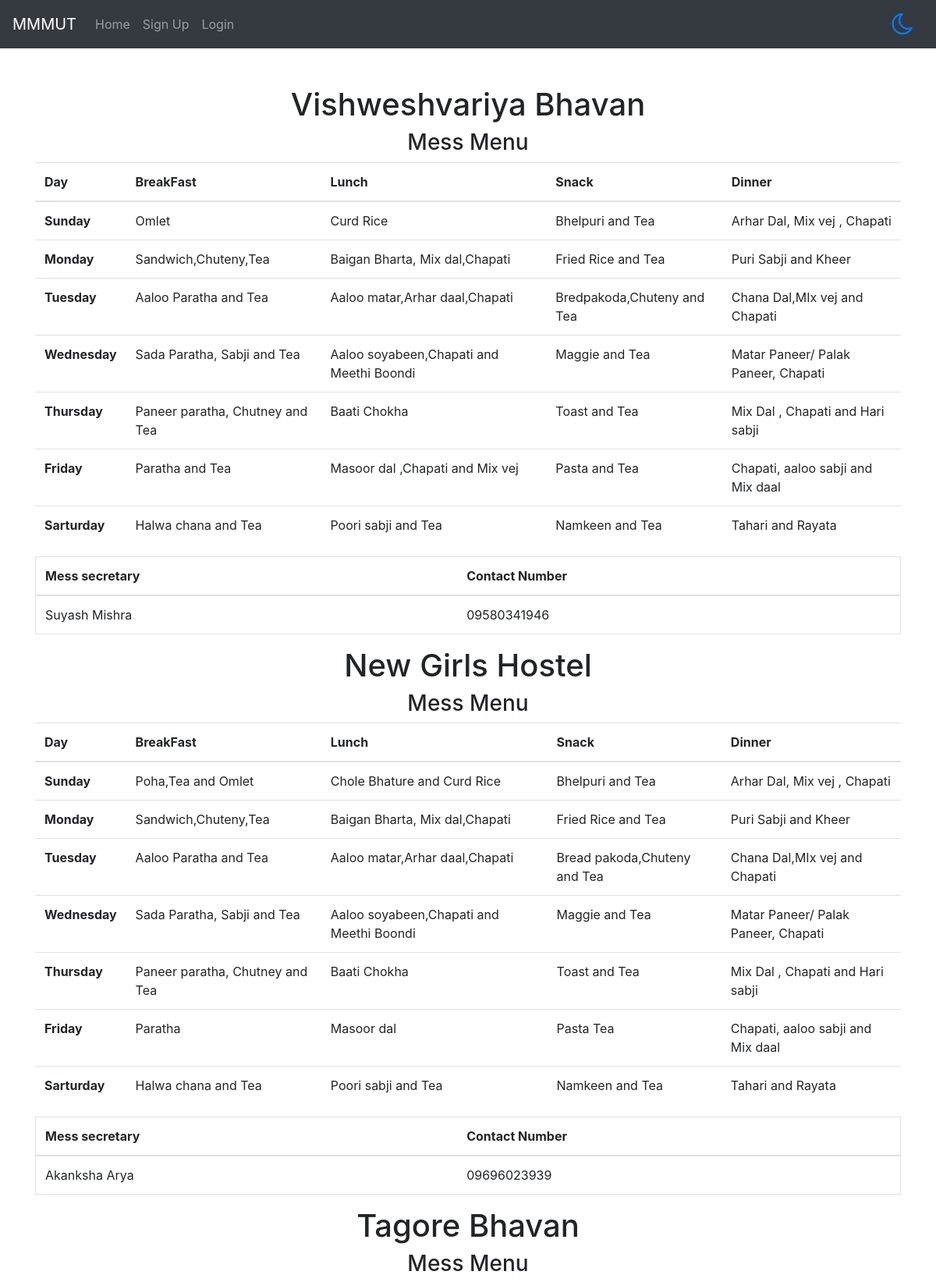
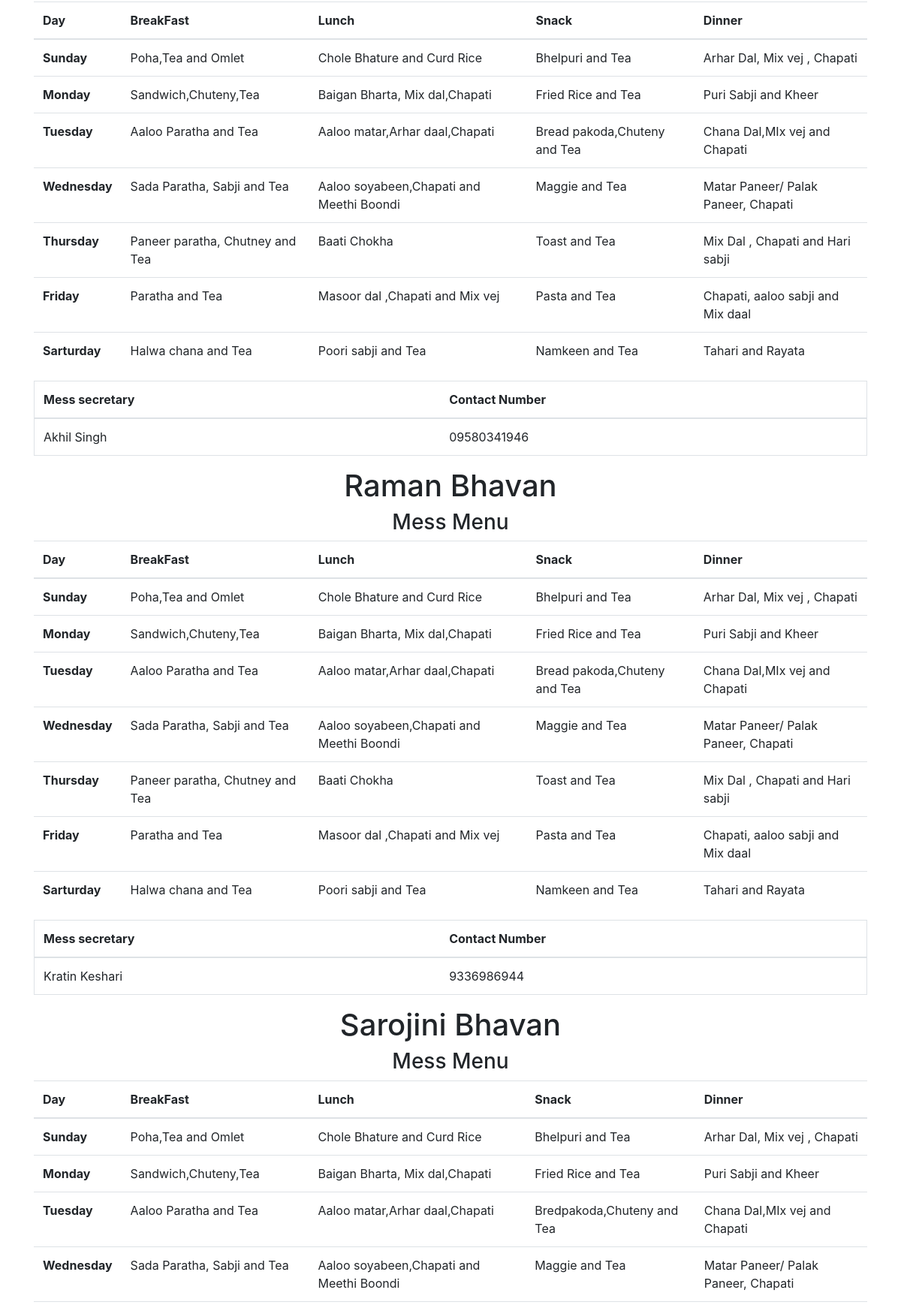
/messup (upper part), run on the app's committed database (2 pictures, top to bottom).
### college/models.py (models this page shows)
class Mess_timetable(models.Model):
    hostel_name = models.CharField(max_length=30)
    secretary_name = models.CharField(max_length=30)
    contact_number = models.CharField(max_length=40)
    sunday_breakfast = models.CharField(max_length=30)
    sunday_lunch = models.CharField(max_length=30)
    sunday_snack = models.CharField(max_length=30)
    sunday_dinner = models.CharField(max_length=30)
    monday_breakfast = models.CharField(max_length=30)
    monday_lunch = models.CharField(max_length=30)
    monday_snack = models.CharField(max_length=30)
    monday_dinner = models.CharField(max_length=30)
    tuesday_breakfast = models.CharField(max_length=100)
    tuesday_lunch = models.CharField(max_length=100)
    tuesday_snack = models.CharField(max_length=100)
    tuesday_dinner = models.CharField(max_length=100)
    wednesday_breakfast = models.CharField(max_length=50)
    wednesday_lunch  = models.CharField(max_length=50)
    wednesday_snack = models.CharField(max_length=50)
    wednesday_dinner = models.CharField(max_length=50)
    thursday_breakfast = models.CharField(max_length=50)
    thursday_lunch = models.CharField(max_length=50)
    thursday_snack = models.CharField(max_length=50)
    thursday_dinner = models.CharField(max_length=50)
    friday_breakfast = models.CharField(max_length=40)
    friday_lunch = models.CharField(max_length=40)
    friday_snack = models.CharField(max_length=40)
    friday_dinner = models.CharField(max_length=40)
    sarturday_breakfast = models.CharField(max_length=40)
    sarturday_lunch = models.CharField(max_length=40)
    sarturday_snack = models.CharField(max_length=40)
    sarturday_dinner = models.CharField(max_length=40)

### college/views.py (the view)
# urls.py: path('messup', views.messup, name='messup'),
def messup(request):
    timetable = Mess_timetable.objects.all()
    return render(request, 'mess.html',{'timetable':timetable})

### templates/mess.html (shortened to what this page needs)
{% extends 'base.html' %}
{% block 'content' %}
{% load static %}
<div class="container mt-5">
    {% for item in timetable %}
    <h1 class="text-center mt-3">{{item.hostel_name}}</h1>
    <h3 class="text-center">Mess Menu</h3>
    <table class="table">
        <thead>
            <tr>
                <th scope="col">Day</th>
                <th scope="col">BreakFast</th>
                <th scope="col">Lunch</th>
                <th scope="col">Snack</th>
                <th scope="col">Dinner</th>
            </tr>
        </thead>
        <tbody>
            <tr>
                <th scope="row">Sunday</th>
                <td>{{item.sunday_breakfast}}</td>
                <td>{{item.sunday_lunch}}</td>
                <td>{{item.sunday_snack}}</td>
                <td>{{item.sunday_dinner}}</td>
            </tr>
            <tr>
                <th scope="row">Monday</th>
                <td>{{item.monday_breakfast}}</td>
                <td>{{item.monday_lunch}}</td>
                <td>{{item.monday_snack}}</td>
                <td>{{item.monday_dinner}}</td>
            </tr>
            <tr>
                <th scope="row">Tuesday</th>
                <td>{{item.tuesday_breakfast}}</td>
                <td>{{item.tuesday_lunch}}</td>
                <td>{{item.tuesday_snack}}</td>
                <td>{{item.tuesday_dinner}}</td>
            </tr>
            <tr>
                <th scope="row">Wednesday</th>
                <td>{{item.wednesday_breakfast}}</td>
                <td>{{item.wednesday_lunch}}</td>
                <td>{{item.wednesday_snack}}</td>
                <td>{{item.wednesday_dinner}}</td>
            </tr>
            <tr>
                <th scope="row">Thursday</th>
                <td>{{item.thursday_breakfast}}</td>
                <td>{{item.thursday_lunch}}</td>
                <td>{{item.thursday_snack}}</td>
                <td>{{item.thursday_dinner}}</td>
            </tr>
            <tr>
                <th scope="row">Friday</th>
                <td>{{item.friday_breakfast}}</td>
                <td>{{item.friday_lunch}}</td>
                <td>{{item.friday_snack}}</td>
                <td>{{item.friday_dinner}}</td>
            </tr>
            <tr>
                <th scope="row">Sarturday</th>
                <td>{{item.sarturday_breakfast}}</td>
                <td>{{item.sarturday_lunch}}</td>
                <td>{{item.sarturday_snack}}</td>
                <td>{{item.sarturday_dinner}}</td>
            </tr>
        </tbody>
    </table>
    <table class="table border">
        <thead>
            <tr>
                <th scope="col">Mess secretary</th>
                <th scope="col">Contact Number</th>
            </tr>
        </thead>
        <tbody>
            <tr>
                <td>{{item.secretary_name}}</td>
                <td>{{item.contact_number}}</td>
            </tr>
        </tbody>
    </table>
    {% endfor %}
</div>
{% endblock %}

### data on the page
Mess_timetable: hostel_name "Vishweshvariya Bhavan", sunday_breakfast "Omlet", sunday_lunch "Curd Rice", sunday_snack "Bhelpuri and Tea", sunday_dinner "Arhar Dal, Mix vej , Chapati", monday_breakfast "Sandwich,Chuteny,Tea", monday_lunch "Baigan Bharta, Mix dal,Chapati", monday_snack "Fried Rice and Tea", monday_dinner "Puri Sabji and Kheer", tuesday_breakfast "Aaloo Paratha and Tea", tuesday_lunch "Aaloo matar,Arhar daal,Chapati", tuesday_snack "Bredpakoda,Chuteny and Tea", tuesday_dinner "Chana Dal,MIx vej and Chapati", wednesday_breakfast "Sada Paratha, Sabji and Tea", wednesday_lunch "Aaloo soyabeen,Chapati and Meethi Boondi", wednesday_snack "Maggie and Tea", wednesday_dinner "Matar Paneer/ Palak Paneer, Chapati", thursday_breakfast "Paneer paratha, Chutney and Tea", thursday_lunch "Baati Chokha", thursday_snack "Toast and Tea", thursday_dinner "Mix Dal , Chapati and Hari sabji", friday_breakfast "Paratha and Tea", friday_lunch "Masoor dal ,Chapati and Mix vej", friday_snack "Pasta and Tea", friday_dinner "Chapati, aaloo sabji and Mix daal", sarturday_breakfast "Halwa chana and Tea", sarturday_lunch "Poori sabji and Tea", sarturday_snack "Namkeen and Tea", sarturday_dinner "Tahari and Rayata", secretary_name "Suyash Mishra", contact_number "09580341946"
Mess_timetable: hostel_name "New Girls Hostel", sunday_breakfast "Poha,Tea and Omlet", sunday_lunch "Chole Bhature and Curd Rice", sunday_snack "Bhelpuri and Tea", sunday_dinner "Arhar Dal, Mix vej , Chapati", monday_breakfast "Sandwich,Chuteny,Tea", monday_lunch "Baigan Bharta, Mix dal,Chapati", monday_snack "Fried Rice and Tea", monday_dinner "Puri Sabji and Kheer", tuesday_breakfast "Aaloo Paratha and Tea", tuesday_lunch "Aaloo matar,Arhar daal,Chapati", tuesday_snack "Bread pakoda,Chuteny and Tea", tuesday_dinner "Chana Dal,MIx vej and Chapati", wednesday_breakfast "Sada Paratha, Sabji and Tea", wednesday_lunch "Aaloo soyabeen,Chapati and Meethi Boondi", wednesday_snack "Maggie and Tea", wednesday_dinner "Matar Paneer/ Palak Paneer, Chapati", thursday_breakfast "Paneer paratha, Chutney and Tea", thursday_lunch "Baati Chokha", thursday_snack "Toast and Tea", thursday_dinner "Mix Dal , Chapati and Hari sabji", friday_breakfast "Paratha", friday_lunch "Masoor dal", friday_snack "Pasta Tea", friday_dinner "Chapati, aaloo sabji and Mix daal", sarturday_breakfast "Halwa chana and Tea", sarturday_lunch "Poori sabji and Tea", sarturday_snack "Namkeen and Tea", sarturday_dinner "Tahari and Rayata", secretary_name "Akanksha Arya", contact_number "09696023939"
Mess_timetable: hostel_name "Tagore Bhavan", sunday_breakfast "Poha,Tea and Omlet", sunday_lunch "Chole Bhature and Curd Rice", sunday_snack "Bhelpuri and Tea", sunday_dinner "Arhar Dal, Mix vej , Chapati", monday_breakfast "Sandwich,Chuteny,Tea", monday_lunch "Baigan Bharta, Mix dal,Chapati", monday_snack "Fried Rice and Tea", monday_dinner "Puri Sabji and Kheer", tuesday_breakfast "Aaloo Paratha and Tea", tuesday_lunch "Aaloo matar,Arhar daal,Chapati", tuesday_snack "Bread pakoda,Chuteny and Tea", tuesday_dinner "Chana Dal,MIx vej and Chapati", wednesday_breakfast "Sada Paratha, Sabji and Tea", wednesday_lunch "Aaloo soyabeen,Chapati and Meethi Boondi", wednesday_snack "Maggie and Tea", wednesday_dinner "Matar Paneer/ Palak Paneer, Chapati", thursday_breakfast "Paneer paratha, Chutney and Tea", thursday_lunch "Baati Chokha", thursday_snack "Toast and Tea", thursday_dinner "Mix Dal , Chapati and Hari sabji", friday_breakfast "Paratha and Tea", friday_lunch "Masoor dal ,Chapati and Mix vej", friday_snack "Pasta and Tea", friday_dinner "Chapati, aaloo sabji and Mix daal", sarturday_breakfast "Halwa chana and Tea", sarturday_lunch "Poori sabji and Tea", sarturday_snack "Namkeen and Tea", sarturday_dinner "Tahari and Rayata", secretary_name "Akhil Singh", contact_number "09580341946"
Mess_timetable: hostel_name "Raman Bhavan", sunday_breakfast "Poha,Tea and Omlet", sunday_lunch "Chole Bhature and Curd Rice", sunday_snack "Bhelpuri and Tea", sunday_dinner "Arhar Dal, Mix vej , Chapati", monday_breakfast "Sandwich,Chuteny,Tea", monday_lunch "Baigan Bharta, Mix dal,Chapati", monday_snack "Fried Rice and Tea", monday_dinner "Puri Sabji and Kheer", tuesday_breakfast "Aaloo Paratha and Tea", tuesday_lunch "Aaloo matar,Arhar daal,Chapati", tuesday_snack "Bread pakoda,Chuteny and Tea", tuesday_dinner "Chana Dal,MIx vej and Chapati", wednesday_breakfast "Sada Paratha, Sabji and Tea", wednesday_lunch "Aaloo soyabeen,Chapati and Meethi Boondi", wednesday_snack "Maggie and Tea", wednesday_dinner "Matar Paneer/ Palak Paneer, Chapati", thursday_breakfast "Paneer paratha, Chutney and Tea", thursday_lunch "Baati Chokha", thursday_snack "Toast and Tea", thursday_dinner "Mix Dal , Chapati and Hari sabji", friday_breakfast "Paratha and Tea", friday_lunch "Masoor dal ,Chapati and Mix vej", friday_snack "Pasta and Tea", friday_dinner "Chapati, aaloo sabji and Mix daal", sarturday_breakfast "Halwa chana and Tea", sarturday_lunch "Poori sabji and Tea", sarturday_snack "Namkeen and Tea", sarturday_dinner "Tahari and Rayata", secretary_name "Kratin Keshari", contact_number "9336986944"
Mess_timetable: hostel_name "Sarojini Bhavan", sunday_breakfast "Poha,Tea and Omlet", sunday_lunch "Chole Bhature and Curd Rice", sunday_snack "Bhelpuri and Tea", sunday_dinner "Arhar Dal, Mix vej , Chapati", monday_breakfast "Sandwich,Chuteny,Tea", monday_lunch "Baigan Bharta, Mix dal,Chapati", monday_snack "Fried Rice and Tea", monday_dinner "Puri Sabji and Kheer", tuesday_breakfast "Aaloo Paratha and Tea", tuesday_lunch "Aaloo matar,Arhar daal,Chapati", tuesday_snack "Bredpakoda,Chuteny and Tea", tuesday_dinner "Chana Dal,MIx vej and Chapati", wednesday_breakfast "Sada Paratha, Sabji and Tea", wednesday_lunch "Aaloo soyabeen,Chapati and Meethi Boondi", wednesday_snack "Maggie and Tea", wednesday_dinner "Matar Paneer/ Palak Paneer, Chapati"
